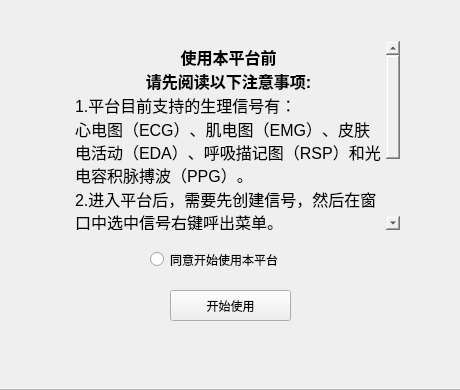
<?xml version="1.0" encoding="UTF-8"?>
<ui version="4.0">
 <class>Welcome</class>
 <widget class="QWidget" name="Welcome">
  <property name="geometry">
   <rect>
    <x>0</x>
    <y>0</y>
    <width>460</width>
    <height>390</height>
   </rect>
  </property>
  <property name="minimumSize">
   <size>
    <width>460</width>
    <height>390</height>
   </size>
  </property>
  <property name="maximumSize">
   <size>
    <width>460</width>
    <height>390</height>
   </size>
  </property>
  <property name="windowTitle">
   <string>Welcome</string>
  </property>
  <property name="styleSheet">
   <string notr="true">#frame{border-image: url('../1.png');}</string>
  </property>
  <widget class="QFrame" name="frame">
   <property name="geometry">
    <rect>
     <x>-10</x>
     <y>-10</y>
     <width>480</width>
     <height>400</height>
    </rect>
   </property>
   <property name="contextMenuPolicy">
    <enum>Qt::NoContextMenu</enum>
   </property>
   <property name="layoutDirection">
    <enum>Qt::LeftToRight</enum>
   </property>
   <property name="styleSheet">
    <string notr="true"/>
   </property>
   <property name="frameShape">
    <enum>QFrame::StyledPanel</enum>
   </property>
   <property name="frameShadow">
    <enum>QFrame::Raised</enum>
   </property>
   <widget class="QRadioButton" name="agree">
    <property name="geometry">
     <rect>
      <x>160</x>
      <y>260</y>
      <width>161</width>
      <height>19</height>
     </rect>
    </property>
    <property name="text">
     <string>同意开始使用本平台</string>
    </property>
   </widget>
   <widget class="QPushButton" name="start">
    <property name="geometry">
     <rect>
      <x>180</x>
      <y>300</y>
      <width>121</width>
      <height>31</height>
     </rect>
    </property>
    <property name="text">
     <string>开始使用</string>
    </property>
   </widget>
   <widget class="QTextBrowser" name="textBrowser">
    <property name="geometry">
     <rect>
      <x>80</x>
      <y>50</y>
      <width>331</width>
      <height>191</height>
     </rect>
    </property>
    <property name="styleSheet">
     <string notr="true">background-color: transparent;

font: 12pt &quot;隶书&quot;;
font-size: 12pt;
</string>
    </property>
    <property name="html">
     <string>&lt;!DOCTYPE HTML PUBLIC &quot;-//W3C//DTD HTML 4.0//EN&quot; &quot;http://www.w3.org/TR/REC-html40/strict.dtd&quot;&gt;
&lt;html&gt;&lt;head&gt;&lt;meta name=&quot;qrichtext&quot; content=&quot;1&quot; /&gt;&lt;style type=&quot;text/css&quot;&gt;
p, li { white-space: pre-wrap; }
&lt;/style&gt;&lt;/head&gt;&lt;body style=&quot; font-family:'隶书'; font-size:12pt; font-weight:400; font-style:normal;&quot;&gt;
&lt;p align=&quot;center&quot; style=&quot; margin-top:0px; margin-bottom:0px; margin-left:0px; margin-right:0px; -qt-block-indent:0; text-indent:0px;&quot;&gt;&lt;span style=&quot; font-family:'SimSun'; font-weight:600;&quot;&gt;使用本平台前&lt;/span&gt;&lt;/p&gt;
&lt;p align=&quot;center&quot; style=&quot; margin-top:0px; margin-bottom:0px; margin-left:0px; margin-right:0px; -qt-block-indent:0; text-indent:0px;&quot;&gt;&lt;span style=&quot; font-family:'SimSun'; font-weight:600;&quot;&gt;请先阅读以下注意事项:&lt;/span&gt;&lt;/p&gt;
&lt;p style=&quot; margin-top:0px; margin-bottom:0px; margin-left:0px; margin-right:0px; -qt-block-indent:0; text-indent:0px;&quot;&gt;&lt;span style=&quot; font-family:'SimSun';&quot;&gt;1.平台目前支持的生理信号有：&lt;/span&gt;&lt;/p&gt;
&lt;p style=&quot; margin-top:0px; margin-bottom:0px; margin-left:0px; margin-right:0px; -qt-block-indent:0; text-indent:0px;&quot;&gt;&lt;span style=&quot; font-family:'SimSun';&quot;&gt;心电图（ECG）、肌电图（EMG）、皮肤电活动（EDA）、呼吸描记图（RSP）和光电容积脉搏波（PPG）。&lt;/span&gt;&lt;/p&gt;
&lt;p style=&quot; margin-top:0px; margin-bottom:0px; margin-left:0px; margin-right:0px; -qt-block-indent:0; text-indent:0px;&quot;&gt;&lt;span style=&quot; font-family:'SimSun';&quot;&gt;2.进入平台后，需要先创建信号，然后在窗口中选中信号右键呼出菜单。&lt;/span&gt;&lt;/p&gt;
&lt;p style=&quot; margin-top:0px; margin-bottom:0px; margin-left:0px; margin-right:0px; -qt-block-indent:0; text-indent:0px;&quot;&gt;&lt;span style=&quot; font-family:'SimSun';&quot;&gt;3.对信号进行处理时，请尽量单独处理，建议只使用多选删除信号。&lt;/span&gt;&lt;/p&gt;
&lt;p style=&quot; margin-top:0px; margin-bottom:0px; margin-left:0px; margin-right:0px; -qt-block-indent:0; text-indent:0px;&quot;&gt;&lt;span style=&quot; font-family:'SimSun';&quot;&gt;4.平台正在不断改进和完善，所以目前可能仍存在一些问题。&lt;/span&gt;&lt;/p&gt;&lt;/body&gt;&lt;/html&gt;</string>
    </property>
   </widget>
  </widget>
 </widget>
 <resources/>
 <connections/>
</ui>
